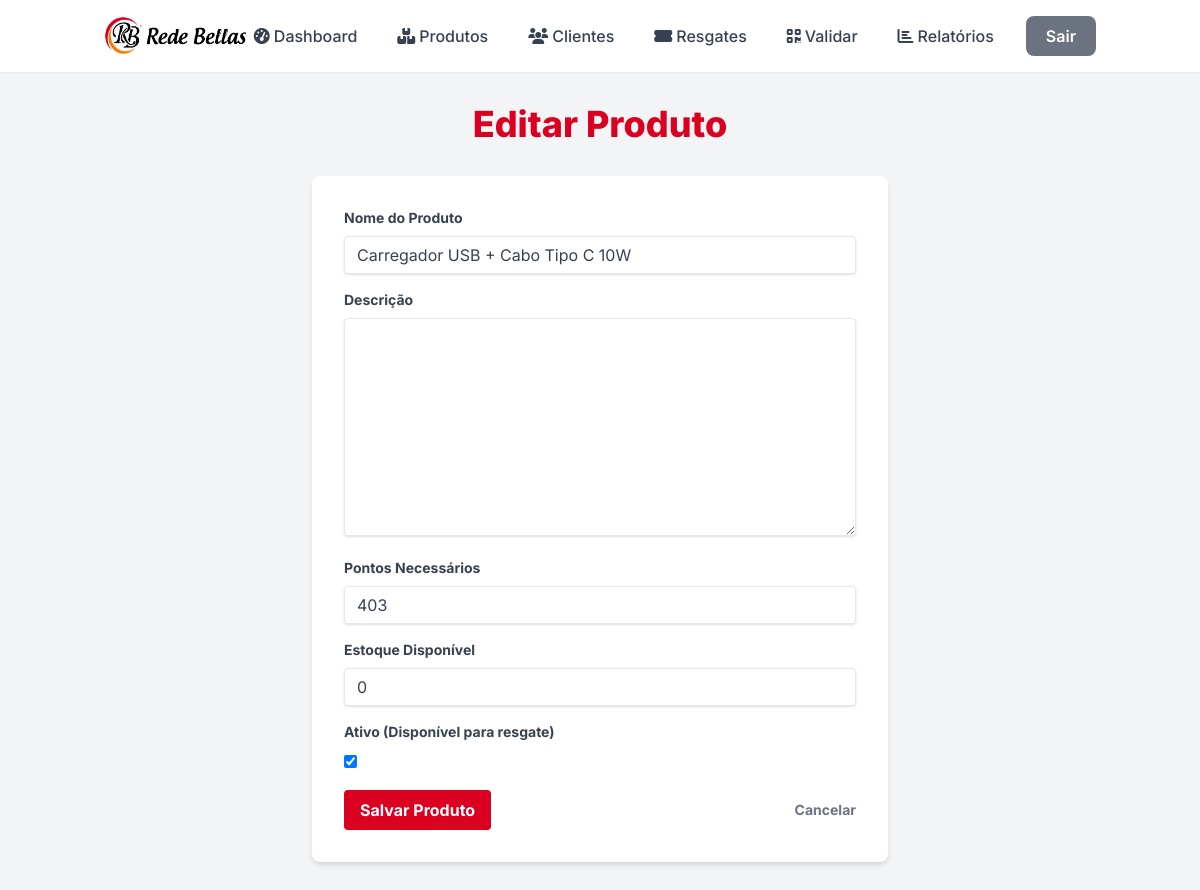
/products/46/edit/ (signed in), run on the app's committed database.
### core/models.py (models this page shows, shortened)
class Produto(models.Model):
    nome = models.CharField(max_length=200)
    descricao = models.TextField(blank=True, null=True)
    pontos_necessarios = models.IntegerField(default=0)
    estoque = models.IntegerField(default=0)
    ativo = models.BooleanField(default=True)
    data_criacao = models.DateTimeField(auto_now_add=True)
    data_atualizacao = models.DateTimeField(auto_now=True)
    class Meta:
        verbose_name = "Produto"
        verbose_name_plural = "Produtos"
        ordering = ["nome"]

### core/views.py (the view)
# urls.py: path("products/<int:pk>/edit/", views.product_update, name="product_update"),
@login_required
def product_update(request, pk):
    product = get_object_or_404(Produto, pk=pk)
    if request.method == "POST":
        form = ProdutoForm(request.POST, instance=product)
        if form.is_valid():
            form.save()
            return redirect("products_list")
        else:
            messages.error(request, "Erro ao atualizar produto. Verifique os dados.")
    else:
        form = ProdutoForm(instance=product)
    context = {"form": form, "title": "Editar Produto"}
    return render(request, "products/product_form.html", context)

### core/templates/products/product_form.html (shortened to what this page needs)
{% load static %}
<!DOCTYPE html>
<html lang="pt-br">
<head>
    <link rel="stylesheet" href="{% static 'css/output.css' %}">
    <link rel="stylesheet" href="https://cdnjs.cloudflare.com/ajax/libs/font-awesome/6.5.1/css/all.min.css">
</head>
<body class="bg-gray-100 font-inter antialiased text-gray-800">
    {% include 'partials/_navbar.html' %}
    <div class="container mx-auto px-4 py-8">
        <h1 class="text-4xl font-extrabold text-[#DB0020] mb-8 text-center">{{ title }}</h1>
        <div class="max-w-xl mx-auto bg-white p-8 rounded-lg shadow-md">
            <form method="post">
                {% for field in form %}
                    <div class="mb-4">
                        <label class="block text-gray-700 text-sm font-bold mb-2" for="{{ field.id_for_label }}">
                            {{ field.label }}
                        </label>
                        {{ field }}
                    </div>
                {% endfor %}
                <div class="flex items-center justify-between">
                    <button type="submit" class="bg-[#DB0020] hover:bg-red-700 text-white font-bold py-2 px-4 rounded focus:outline-none focus:shadow-outline transition duration-300">
                        Salvar Produto
                    </button>
                    <a href="{% url 'products_list' %}" class="inline-block align-baseline font-bold text-sm text-gray-500 hover:text-gray-800">
                        Cancelar
                    </a>
                </div>
            </form>
        </div>
    </div>
</body>
</html>

### data on the page
Produto: form "Carregador USB + Cabo Tipo C 10W" "403" "0" "☑"

### other printed values
{{ title }} "Editar Produto"
{{ field.label }} "Nome do Produto" "Descrição" "Pontos Necessários" "Estoque Disponível" "Ativo (Disponível para resgate)"
